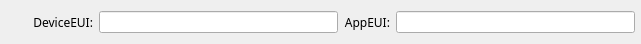
  <widget class="QWidget" name="gridLayoutWidget_2">
   <property name="geometry">
    <rect>
     <x>10</x>
     <y>420</y>
     <width>641</width>
     <height>44</height>
    </rect>
   </property>
   <layout class="QGridLayout" name="gridLayout">
    <property name="leftMargin">
     <number>6</number>
    </property>
    <property name="topMargin">
     <number>6</number>
    </property>
    <property name="rightMargin">
     <number>6</number>
    </property>
    <property name="bottomMargin">
     <number>6</number>
    </property>
    <item row="0" column="2">
     <widget class="QLabel" name="label_69">
      <property name="font">
       <font>
        <family>Comic Sans an</family>
       </font>
      </property>
      <property name="toolTip">
       <string>Exponential Filter to smooth MFC voltage (&lt;1.0)</string>
      </property>
      <property name="styleSheet">
       <string notr="true">font-family: Comic Sans an</string>
      </property>
      <property name="frameShape">
       <enum>QFrame::NoFrame</enum>
      </property>
      <property name="text">
       <string>AppEUI:</string>
      </property>
      <property name="alignment">
       <set>Qt::AlignRight|Qt::AlignTrailing|Qt::AlignVCenter</set>
      </property>
     </widget>
    </item>
    <item row="0" column="0">
     <widget class="QLabel" name="label_68">
      <property name="sizePolicy">
       <sizepolicy hsizetype="MinimumExpanding" vsizetype="Preferred">
        <horstretch>0</horstretch>
        <verstretch>0</verstretch>
       </sizepolicy>
      </property>
      <property name="minimumSize">
       <size>
        <width>87</width>
        <height>0</height>
       </size>
      </property>
      <property name="maximumSize">
       <size>
        <width>87</width>
        <height>16777215</height>
       </size>
      </property>
      <property name="font">
       <font>
        <family>Comic Sans an</family>
       </font>
      </property>
      <property name="toolTip">
       <string>Exponential Filter to smooth MFC voltage (&lt;1.0)</string>
      </property>
      <property name="styleSheet">
       <string notr="true">font-family: Comic Sans an</string>
      </property>
      <property name="frameShape">
       <enum>QFrame::NoFrame</enum>
      </property>
      <property name="text">
       <string>DeviceEUI:</string>
      </property>
      <property name="alignment">
       <set>Qt::AlignRight|Qt::AlignTrailing|Qt::AlignVCenter</set>
      </property>
     </widget>
    </item>
    <item row="0" column="1">
     <widget class="QLineEdit" name="devEUI"/>
    </item>
    <item row="0" column="3">
     <widget class="QLineEdit" name="appEUI"/>
    </item>
   </layout>
  </widget>
